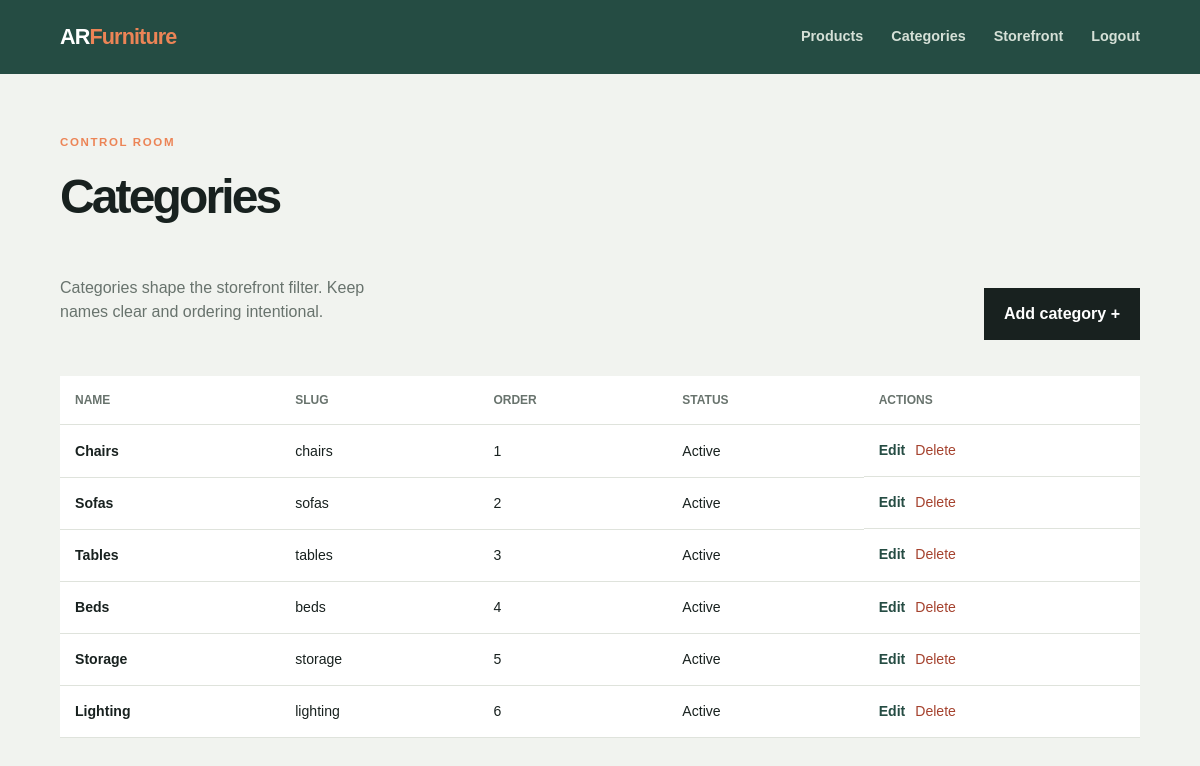
The app's page /admin/categories.php (signed in) with its own data.
### tables this page shows
CREATE TABLE categories (
  id INT UNSIGNED AUTO_INCREMENT PRIMARY KEY,
  slug VARCHAR(120) NOT NULL UNIQUE,
  name VARCHAR(120) NOT NULL,
  sort_order INT NOT NULL DEFAULT 0,
  is_active TINYINT(1) NOT NULL DEFAULT 1,
  created_at TIMESTAMP NOT NULL DEFAULT CURRENT_TIMESTAMP
);

### config/config.php (called while the page is built, shortened)
<?php
return [
    'app' => [
        'name' => 'AR Furniture',
        'base_url' => '',
        'upload_max_bytes' => 50 * 1024 * 1024,
    ],
    'db' => [
        'host' => 'localhost',
        'name' => 'ar_furniture',
        'user' => 'root',
        'pass' => '',
    ],
];

### includes/helpers.php (called while the page is built, shortened)
<?php
function e(mixed $value): string
{
    return htmlspecialchars((string) $value, ENT_QUOTES, 'UTF-8');
}
function app_config(): array
{
    static $config;
    if (!$config) {
        $config = require __DIR__ . '/../config/config.php';
    }
    return $config;
}
function app_url(string $path = ''): string
{
    $base = rtrim((string) app_config()['app']['base_url'], '/');
    $scheme = (!empty($_SERVER['HTTPS']) && $_SERVER['HTTPS'] !== 'off') ? 'https' : 'http';
    $host = $_SERVER['HTTP_HOST'] ?? 'localhost';
    $folder = rtrim(str_replace('\\', '/', dirname($_SERVER['SCRIPT_NAME'] ?? '/')), '/');
    if (str_ends_with($folder, '/admin') || str_ends_with($folder, '/api')) {
        $folder = dirname($folder);
    }
    return $scheme . '://' . $host . ($folder === '/' ? '' : $folder) . '/' . ltrim($path, '/');
}

### includes/db.php (called while the page is built, shortened)
<?php
$config = require __DIR__ . '/../config/config.php';
function db(): PDO
{
    static $pdo = null;
    global $config;
    try {
        $pdo = new PDO(
            sprintf('mysql:host=%s;dbname=%s;charset=utf8mb4', $config['db']['host'], $config['db']['name']),
            $config['db']['user'],
            $config['db']['pass'],
            [
                PDO::ATTR_ERRMODE => PDO::ERRMODE_EXCEPTION,
                PDO::ATTR_DEFAULT_FETCH_MODE => PDO::FETCH_ASSOC,
                PDO::ATTR_EMULATE_PREPARES => false,
            ]
        );
    } catch (PDOException $exception) {
        error_log($exception->getMessage());
        throw new RuntimeException('Database unavailable. Please check the database configuration.');
    }
    return $pdo;
}

### includes/products.php (called while the page is built, shortened)
<?php
require_once __DIR__ . '/db.php';
function get_categories(bool $activeOnly = false): array
{
    $sql = 'SELECT * FROM categories' . ($activeOnly ? ' WHERE is_active = 1' : '') . ' ORDER BY sort_order ASC, name ASC';
    return db()->query($sql)->fetchAll();
}

### admin/categories.php (the view, shortened to what this page needs)
<?php
require_once __DIR__ . '/../includes/products.php';
require_once __DIR__ . '/../includes/admin_layout.php';
$categories = get_categories();
?><div class="admin-heading"><p class="section-note">Categories shape the storefront filter. Keep names clear and ordering intentional.</p><a class="button button-dark" href="<?= e(app_url('admin/category_edit.php')) ?>">Add category +</a></div><table class="admin-table"><thead><tr><th>Name</th><th>Slug</th><th>Order</th><th>Status</th><th>Actions</th></tr></thead><tbody><?php foreach ($categories as $category): ?><tr><td><strong><?= e($category['name']) ?></strong></td><td><?= e($category['slug']) ?></td><td><?= e($category['sort_order']) ?></td><td><?= $category['is_active'] ? 'Active' : 'Hidden' ?></td><td class="admin-actions"><a class="text-link" href="<?= e(app_url('admin/category_edit.php?id=' . $category['id'])) ?>">Edit</a><form method="post" action="<?= e(app_url('admin/category_delete.php')) ?>" onsubmit="return confirm('Delete this category? It must be empty first.');"><input type="hidden" name="csrf_token" value="<?= e(csrf_token()) ?>"><input type="hidden" name="id" value="<?= e($category['id']) ?>"><button class="text-link danger" style="background:none;border:0;font:inherit;padding:0">Delete</button></form></td></tr><?php endforeach; ?></tbody></table><?php admin_footer(); ?>

### css/styles.css (style rules this page uses)
:root { --ink:#18211f;--muted:#68736d;--paper:#f5f3ee;--surface:#fff;--line:#dfe3dc;--green:#254c43;--lime:#d8ed70;--orange:#ec8456;--serif:'Space Grotesk',sans-serif;--sans:'DM Sans',sans-serif }
* { box-sizing:border-box }
html { scroll-behavior:smooth }
body { margin:0;background:var(--paper);color:var(--ink);font-family:var(--sans);line-height:1.5 }
a { color:inherit;text-decoration:none }
.button { align-items:center;display:inline-flex;font-weight:700;gap:16px;padding:14px 20px;transition:transform .2s,background .2s }
.button-dark { background:var(--ink);color:#fff }
.section-note { color:var(--muted);max-width:310px }
.admin-body { background:#f1f3ef }
.admin-heading { align-items:end;display:flex;justify-content:space-between;margin-bottom:36px }
.admin-table { background:#fff;border-collapse:collapse;width:100% }
.admin-table th,.admin-table td { border-bottom:1px solid var(--line);padding:15px;text-align:left }
.admin-table th { color:var(--muted);font-size:.75rem;text-transform:uppercase }
.admin-table td { font-size:.88rem }
.admin-actions { display:flex;gap:10px }
.text-link { color:var(--green);font-weight:700 }
.danger { color:#a5422e }

### records on screen
categories: name "Chairs", slug "chairs", sort_order "1", is_active "Active"
categories: name "Sofas", slug "sofas", sort_order "2", is_active "Active"
categories: name "Tables", slug "tables", sort_order "3", is_active "Active"
categories: name "Beds", slug "beds", sort_order "4", is_active "Active"
categories: name "Storage", slug "storage", sort_order "5", is_active "Active"
categories: name "Lighting", slug "lighting", sort_order "6", is_active "Active"

### other values on screen
$title "Categories"
